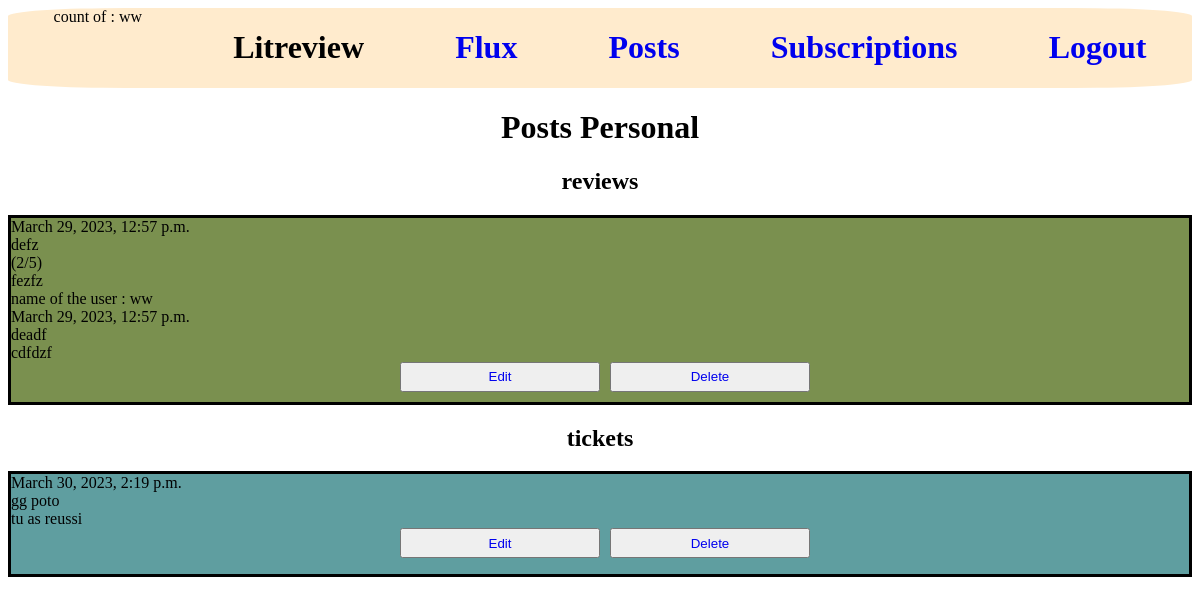
/dashboard/posts (signed in), run on the app's committed database.
### accounts/models.py (models this page shows)
class CustomUser(AbstractUser):
    pass
    def __str__(self):
        return (f"name of the user :  {self.username}")

### reviews/models.py (models this page shows, shortened)
class Review(models.Model):
    ticket = models.ForeignKey(to=Ticket, on_delete=models.CASCADE)
    rating = models.PositiveSmallIntegerField(validators=[MinValueValidator(0), MaxValueValidator(5)])
    headline = models.CharField(max_length=128)
    body = models.TextField(max_length=8192, blank=True)
    user = models.ForeignKey(to=settings.AUTH_USER_MODEL, on_delete=models.CASCADE)
    time_created = models.DateTimeField(auto_now_add=True)

class Ticket(models.Model):
    title = models.CharField(max_length=128)
    slug = models.SlugField(max_length=128)
    description = models.TextField(max_length=2048, blank=True)
    user = models.ForeignKey(to=settings.AUTH_USER_MODEL, on_delete=models.CASCADE)
    image = models.ImageField(null=True, blank=True, upload_to='images')
    time_created = models.DateTimeField(auto_now_add=True)

### reviews/views.py (the view)
# urls.py: path("posts", posts, name="reviews-posts"),
def posts(request):
    list_review_ticket_id =[]
    ticket_no_comment = []
    review = Review.objects.filter(user=request.user)
    for i in range(len(review)):
        a = review[i].ticket_id
        list_review_ticket_id.append(a)
    tickets = Ticket.objects.filter(user=request.user)
    for tick in tickets:
        if tick.id not in list_review_ticket_id:
            ticket_no_comment.append(tick)
    return render(request, "reviews/posts.html", context ={"review":review, "ticket":ticket_no_comment})

### reviews/templates/reviews/posts.html
{% extends 'base.html' %}
{% block content %}
    <h1 class="titles-posts">Posts Personal</h1>
    <h2 class="titles-posts">reviews</h2>
    {% for post in review %}
    <article class="review_posts">
        <div>{{ post.time_created }}</div>
        <div>{{ post.headline }}</div>
        <div>({{ post.rating }}/5)</div>
        <div>{{ post.body }}</div>
        <div>{{ post.ticket.user }}</div>
        <div>{{ post.ticket.time_created }}</div>
        <div>{{ post.ticket.title }}</div>
        <div>{{ post.ticket.description }}</div>
        <div class="center_btn">
            <button class="btn_posts"><a href="{% url 'review-edit' post.id %}" type="submit">Edit</a></button>
            <button class="btn_posts"><a href="{% url 'review-delete' post.id %}" type="submit">Delete</a></button>
        </div>
    </article>
    {% endfor %}
    <h2 class="titles-posts">tickets</h2>
    {% for post in ticket %}
    <article class="ticket_posts">
        <div>{{ post.time_created }}</div>
        <div>{{ post.title }}</div>
        <div>{{ post.description }}</div>
        <div class="center_btn">
            <button class="btn_posts"><a href="{% url 'ticket-edit' post.id %}" type="submit">Edit</a></button>
            <button class="btn_posts"><a href="{% url 'ticket-delete' post.id %}" type="submit">Delete</a></button>
        </div>
    </article>
    {% endfor %}
{% endblock %}

### templates/base.html (shortened to what this page needs)
{% load static %}
<!DOCTYPE html>
<html lang="en">
<head>
    <link rel="stylesheet" type="text/css" href="{% static 'css/nav_bar.css' %}">
    <link rel="stylesheet" type="text/css" href="{% static 'css/create_ticket_review.css' %}">
    <link rel="stylesheet" type="text/css" href="{% static 'css/flux.css' %}">
    <link rel="stylesheet" type="text/css" href="{% static 'css/posts.css' %}">
</head>
<body>
    <div class="navigation_bar">
        {% if user.is_authenticated %}
        count of : {{user.username}}
        {% endif %}
        <h1>Litreview</h1>
        <a href="{% url 'reviews-main' %}"><h1>Flux</h1></a>
        <a href="{% url 'reviews-posts' %}"><h1>Posts</h1></a>
        <a href="{% url 'reviews-subscriptions' %}"><h1>Subscriptions</h1></a>
        <a href="{% url 'reviews-logout' %}"><h1>Logout</h1></a>
    </div>
{% block content %}{% endblock %}
</body>
</html>

### reviews/static/css/nav_bar.css (style rules this page uses)
.navigation_bar { background-color: blanchedalmond; display: flex; justify-content: space-around; border-radius: 10%; }
a:link { text-decoration: none; }

### reviews/static/css/posts.css (style rules this page uses)
.review_posts { border: solid black; background-color: rgb(122, 144, 79); margin-top: 10px; }
.ticket_posts { border: solid black; background-color: cadetblue; margin-top: 10px; height: 100px; }
.titles-posts { display: flex; justify-content: center; }
.center_btn { display: flex; justify-content: center; }
.btn_posts { height: 30px; width: 200px; margin-left: 10px; margin-bottom: 10px; }

### data on the page
CustomUser: username "ww"
Review: time_created "March 29, 2023, 12:57 p.m.", headline "defz", rating "2", body "fezfz", ticket.user "name of the user : ww", ticket.time_created "March 29, 2023, 12:57 p.m.", ticket "deadf", ticket.description "cdfdzf"
Ticket: time_created "March 30, 2023, 2:19 p.m.", title "gg poto", description "tu as reussi"
